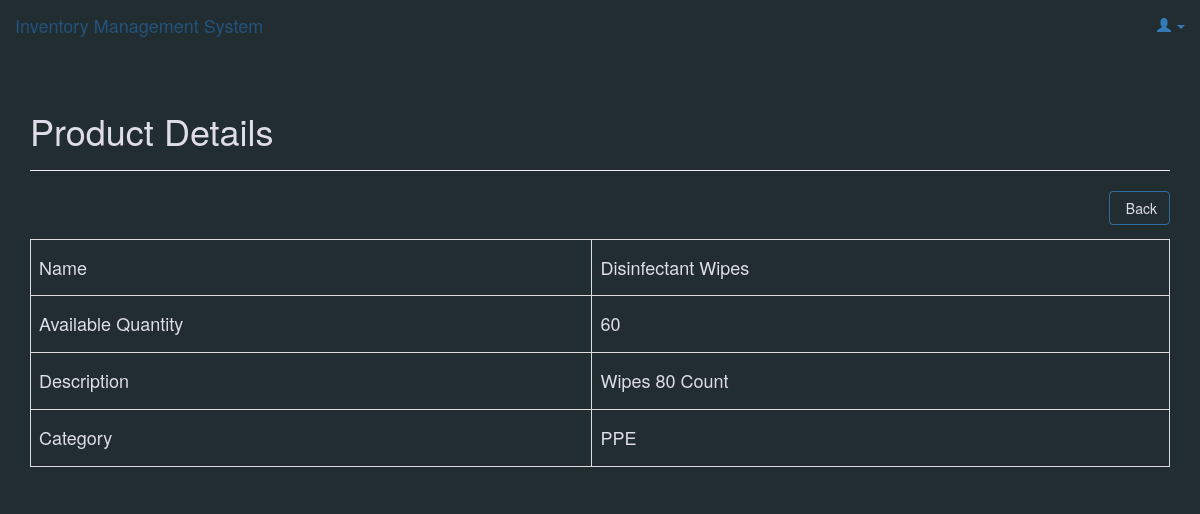
The app's page /products/read_one.php?id=11 with its own data.
### tables this page shows
CREATE TABLE `products` (
  `id` int(11) NOT NULL,
  `name` varchar(32) NOT NULL,
  `description` text NOT NULL,
  `quantity` int(11) NOT NULL,
  `category_id` int(11) NOT NULL,
  `created` datetime NOT NULL,
  `modified` timestamp NOT NULL DEFAULT current_timestamp()
);

CREATE TABLE `categories` (
  `id` int(11) NOT NULL,
  `name` varchar(256) NOT NULL,
  `created` datetime NOT NULL,
  `modified` timestamp NOT NULL DEFAULT current_timestamp()
);

### objects/product.php (called while the page is built, shortened)
<?php
class Product{
    private $conn;
    private $table_name = "products";
    public $id;
    public function __construct($db){
        $this->conn = $db;
    }
function readOne(){
    $query = "SELECT name, quantity, description, category_id
        FROM " . $this->table_name . "
        WHERE id = ?
        LIMIT 0,1";
    $stmt = $this->conn->prepare( $query );
    $stmt->bindParam(1, $this->id);
    $stmt->execute();
    $row = $stmt->fetch(PDO::FETCH_ASSOC);
    $this->name = $row['name'];
    $this->quantity = $row['quantity'];
    $this->description = $row['description'];
}
}
?>

### objects/category.php (called while the page is built, shortened)
<?php
class Category{
    private $conn;
    private $table_name = "categories";
    public $id;
    public function __construct($db){
        $this->conn = $db;
    }
function readName(){
    $query = "SELECT name FROM " . $this->table_name . " WHERE id = ? limit 0,1";
    $stmt = $this->conn->prepare( $query );
    $stmt->bindParam(1, $this->id);
    $stmt->execute();
    $row = $stmt->fetch(PDO::FETCH_ASSOC);
    $this->name = $row['name'];
}
}
?>

### products/read_one.php (the view, shortened to what this page needs)
<?php
$id = isset($_GET['id']) ? $_GET['id'] : die('ERROR: missing ID.');
include_once '../objects/product.php';
include_once '../objects/category.php';
$database = new Database();
$db = $database->getConnection();
$product = new Product($db);
$category = new Category($db);
$product->id = $id;
$product->readOne();
include_once "layout_header.php";
echo "<div class='right-button-margin'>";
    echo "<a href='index.php' class='btn btn-primary pull-right'>";
        echo "<span class='glyphicon glyphicon-'></span> Back";
    echo "</a>";
echo "</div>";
echo "<table class='table  table-responsive table-bordered'>";
    echo "<tr>";
    echo "<th><h4> Name</h4></th>";
        echo "<td><h4>{$product->name}</h4></td>";
    echo "</tr>";
    echo "<tr>";
    echo "<th><h4> Available Quantity</h4></th>";
        echo "<td><h4>{$product->quantity}</h4></td>";
    echo "</tr>";
    echo "<tr>";
    echo "<th><h4> Description</h4></th>";
        echo "<td><h4>{$product->description}</h4></td>";
    echo "</tr>";
    echo "<tr>";
    echo "<th><h4> Category</h4></th>";
        echo "<td><h4>";
            $category->id=$product->category_id;
            $category->readName();
            echo $category->name;
        echo "</h4></td>";
    echo "</tr>";
echo "</table>";
include_once "layout_footer.php";
?>

### libs/css/main.css (style rules this page uses)
body { background: #222D32; }
.right-button-margin { margin: 0 0 1em 0; overflow: hidden; }
.btn-primary { color: rgb(222, 221, 233); font-size: 14px; background-color: transparent; }
.table { color: rgb(222, 221, 233); }

### records on screen
products: name "Disinfectant Wipes", quantity "60", description "Wipes 80 Count"
categories: name "PPE"

### other values on screen
$page_title "Product Details"
